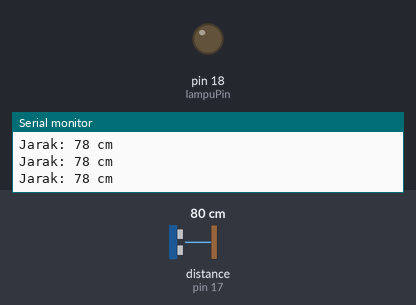
Bench run of a sketch on a simulated Arduino Uno, built with avr-gcc and run on an emulated ATmega328P. Parts: output pins drawn as LEDs (lit = HIGH), the last lines printed to the serial monitor. Wiring (inferred from the names in the program): ultrasonic range finder: trigger pin 16; echo pin 17. Inputs (shaded band) come from the test bench; at power-on: distance to the obstacle (sensor on pin 17) 80 cm. The echo pulse lasts 58.3 µs per cm; pins used as bus, display or sensor lines are not drawn.

Above: at 1.3 s.
1.4 s: distance to the obstacle (sensor on pin 17) set to 34 cm
2.9 s: distance to the obstacle (sensor on pin 17) set to 28 cm
At 4.1 s:
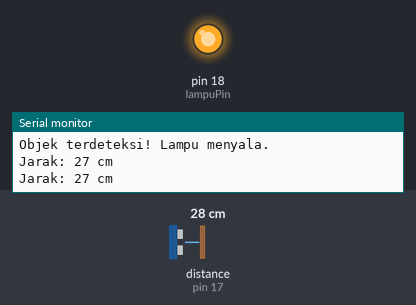
Timing chart, 0 to 5.9 s (numbered marks = the images above; inputs shaded):
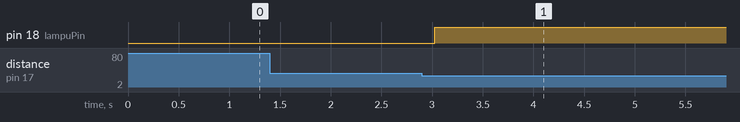

Measured:
- the behaviour switches between 31 and 30 cm on distance to the obstacle (sensor on pin 17) (found by bisection; images 0 and 1)
- after the input at 2.9 s, pin 18 (lampuPin): LOW → HIGH after 0.13 s

The sketch:

Mappi32_Automated_Room_Lighting_System.ino
```cpp
  /* Automated Room Lighting System with Mappi32 */
      // @diazkibidi // Raffi Diaz Pratama //

const int trigPin = 16;  // Pin Trig sensor ultrasonik
const int echoPin = 17; // Pin Echo sensor ultrasonik
const int lampuPin = 18; // Pin lampu LED

const long jarakAmbang = 30; // Ambang batas jarak dalam cm

bool lampuState = LOW;  // Status lampu (LOW = mati, HIGH = menyala)
bool objekDetectedPrev = LOW; // Status objek sebelumnya

void setup() {
  pinMode(trigPin, OUTPUT); // Set pin Trig sebagai output
  pinMode(echoPin, INPUT);  // Set pin Echo sebagai input
  pinMode(lampuPin, OUTPUT); // Set pin lampu LED sebagai output
  Serial.begin(9600); // Mulai komunikasi serial
}

void loop() {
  // Kirim pulse ke Trig
  digitalWrite(trigPin, LOW);
  delayMicroseconds(2);
  digitalWrite(trigPin, HIGH);
  delayMicroseconds(10);
  digitalWrite(trigPin, LOW);

  // Baca waktu pantulan dari Echo
  long duration = pulseIn(echoPin, HIGH);

  // Konversi waktu pantulan menjadi jarak dalam cm
  long jarak = duration * 0.034 / 2;

  // Tampilkan jarak di Serial Monitor
  Serial.print("Jarak: ");
  Serial.print(jarak);
  Serial.println(" cm");

  // Deteksi apakah objek terdeteksi (dalam jarak ambang)
  bool objekDetected = jarak < jarakAmbang;

  // Jika objek terdeteksi dan sebelumnya tidak terdeteksi, ubah status lampu
  if (objekDetected && !objekDetectedPrev) {
    lampuState = !lampuState;
    digitalWrite(lampuPin, lampuState);  // Nyalakan atau matikan lampu

    // Tampilkan status lampu di Serial Monitor
    if (lampuState) {
      Serial.println("Objek terdeteksi! Lampu menyala.");
    } else {
      Serial.println("Objek terdeteksi! Lampu mati.");
    }
  }

  // Update status objek sebelumnya
  objekDetectedPrev = objekDetected;

  delay(500); // Tunggu 500ms sebelum mengukur lagi
}
```
